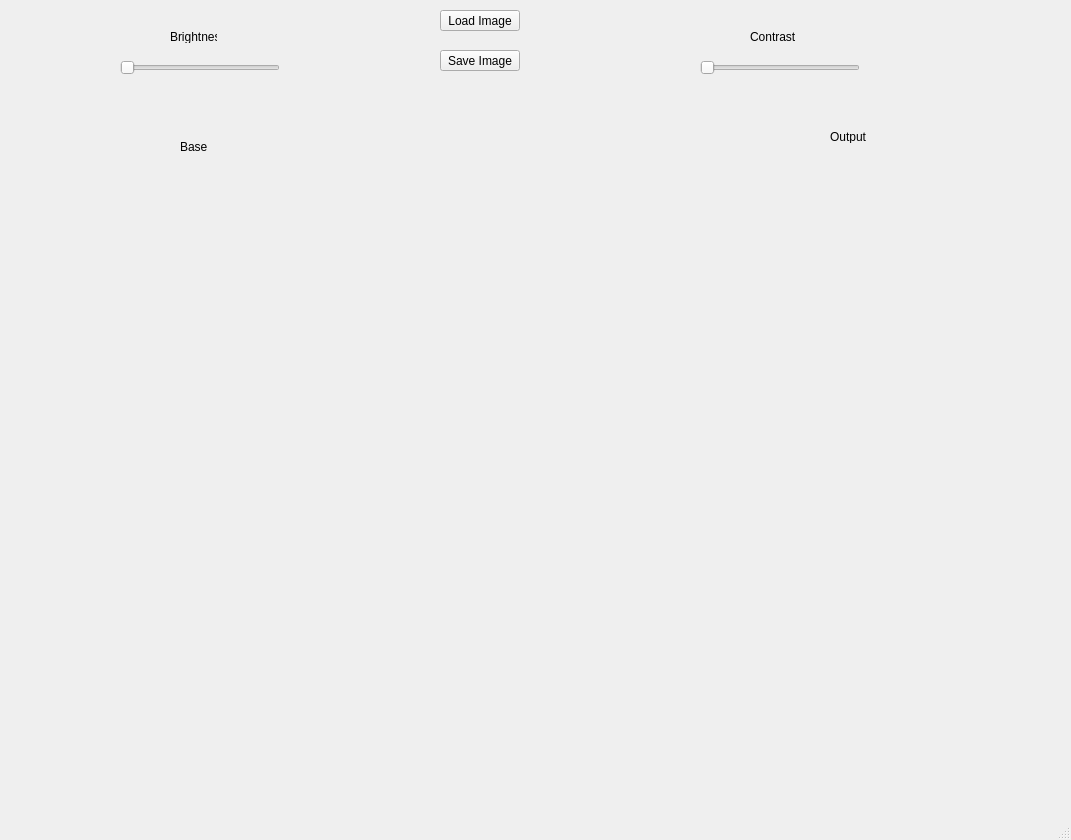
<?xml version="1.0" encoding="UTF-8"?>
<ui version="4.0">
 <class>lab1_2</class>
 <widget class="QMainWindow" name="lab1_2">
  <property name="geometry">
   <rect>
    <x>0</x>
    <y>0</y>
    <width>1071</width>
    <height>840</height>
   </rect>
  </property>
  <property name="windowTitle">
   <string>lab1_2</string>
  </property>
  <widget class="QWidget" name="centralwidget">
   <widget class="QSlider" name="contrast">
    <property name="geometry">
     <rect>
      <x>700</x>
      <y>60</y>
      <width>160</width>
      <height>16</height>
     </rect>
    </property>
    <property name="orientation">
     <enum>Qt::Horizontal</enum>
    </property>
   </widget>
   <widget class="QSlider" name="brightness">
    <property name="geometry">
     <rect>
      <x>120</x>
      <y>60</y>
      <width>160</width>
      <height>16</height>
     </rect>
    </property>
    <property name="orientation">
     <enum>Qt::Horizontal</enum>
    </property>
   </widget>
   <widget class="QLabel" name="Base">
    <property name="geometry">
     <rect>
      <x>0</x>
      <y>180</y>
      <width>512</width>
      <height>512</height>
     </rect>
    </property>
    <property name="maximumSize">
     <size>
      <width>10000000</width>
      <height>10000000</height>
     </size>
    </property>
    <property name="baseSize">
     <size>
      <width>0</width>
      <height>0</height>
     </size>
    </property>
    <property name="text">
     <string/>
    </property>
   </widget>
   <widget class="QLabel" name="label_2">
    <property name="geometry">
     <rect>
      <x>170</x>
      <y>30</y>
      <width>47</width>
      <height>13</height>
     </rect>
    </property>
    <property name="text">
     <string>Brightness</string>
    </property>
   </widget>
   <widget class="QLabel" name="label_3">
    <property name="geometry">
     <rect>
      <x>750</x>
      <y>30</y>
      <width>47</width>
      <height>13</height>
     </rect>
    </property>
    <property name="text">
     <string>Contrast</string>
    </property>
   </widget>
   <widget class="QPushButton" name="loadButton">
    <property name="geometry">
     <rect>
      <x>440</x>
      <y>10</y>
      <width>80</width>
      <height>21</height>
     </rect>
    </property>
    <property name="text">
     <string>Load Image</string>
    </property>
   </widget>
   <widget class="QPushButton" name="saveButton">
    <property name="geometry">
     <rect>
      <x>440</x>
      <y>50</y>
      <width>80</width>
      <height>21</height>
     </rect>
    </property>
    <property name="text">
     <string>Save Image</string>
    </property>
   </widget>
   <widget class="QLabel" name="Output">
    <property name="geometry">
     <rect>
      <x>540</x>
      <y>170</y>
      <width>512</width>
      <height>512</height>
     </rect>
    </property>
    <property name="maximumSize">
     <size>
      <width>10000000</width>
      <height>10000000</height>
     </size>
    </property>
    <property name="baseSize">
     <size>
      <width>0</width>
      <height>0</height>
     </size>
    </property>
    <property name="text">
     <string/>
    </property>
   </widget>
   <widget class="QLabel" name="label">
    <property name="geometry">
     <rect>
      <x>180</x>
      <y>140</y>
      <width>47</width>
      <height>13</height>
     </rect>
    </property>
    <property name="text">
     <string>Base</string>
    </property>
   </widget>
   <widget class="QLabel" name="label_4">
    <property name="geometry">
     <rect>
      <x>830</x>
      <y>130</y>
      <width>47</width>
      <height>13</height>
     </rect>
    </property>
    <property name="text">
     <string>Output</string>
    </property>
   </widget>
  </widget>
  <widget class="QMenuBar" name="menubar">
   <property name="geometry">
    <rect>
     <x>0</x>
     <y>0</y>
     <width>1071</width>
     <height>20</height>
    </rect>
   </property>
  </widget>
  <widget class="QStatusBar" name="statusbar"/>
 </widget>
 <resources/>
 <connections/>
</ui>
